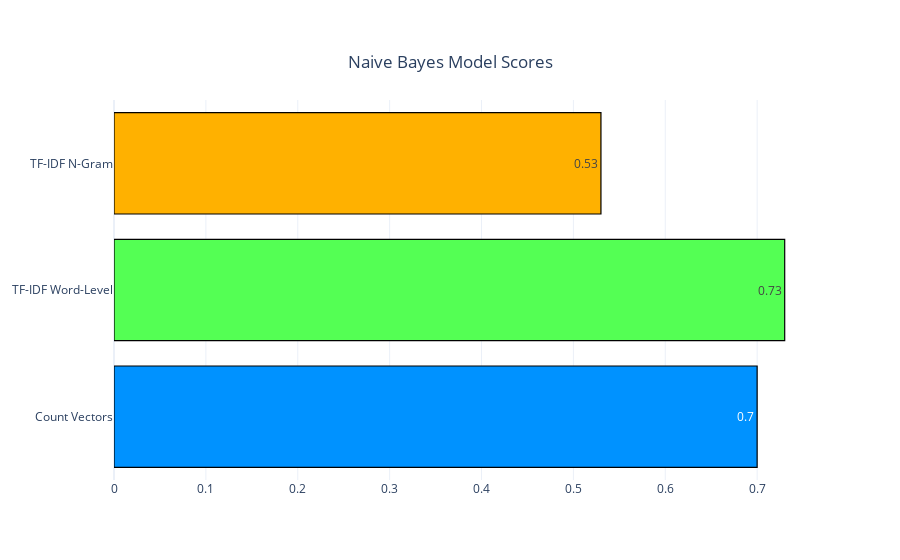

Notebook code cell kept with this figure:
### Code cell
%%time
def score(method_list):
    scores = []
    for method in method_list:
        NB_classifier = MultinomialNB()
        NB_model = MultinomialNB().fit(X_count, y)
        scores.append(cross_val_score(NB_model, method, y, cv=5, n_jobs=-1).mean())
        
    scores_df = pd.DataFrame({"Methods": ["Count Vectors", "TF-IDF Word-Level", "TF-IDF N-Gram"],
                             "Scores": scores})
    
    trace1 = go.Bar(
                    y = scores_df["Methods"],
                    x = scores_df["Scores"],
                    name = "Accuracy Plot",
                    text=[round(i,5) for i in scores_df['Scores']],
                    marker = dict(color = ['#0092FF','#54FF54','#FFB100'],
                                 line=dict(color='rgb(0,0,0)',width=1.2)),
        orientation='h', textposition = 'inside'
    )
    data = [trace1]
    layout = go.Layout(barmode = "group", 
                       title={'text': "Naive Bayes Model Scores" ,
                                 'y':0.9,
                                 'x':0.5,
                                 'xanchor': 'center',
                                 'yanchor': 'top'},
                          template='plotly_white')
    fig = go.Figure(data = data, layout = layout)
    pio.show(fig)
    
method_list = [X_count, X_tf_idf_word, X_tf_idf_ngram]
score(method_list)

### Figure 1 — Plotly figure (JSON) as saved in the notebook; plotly's stock layout.template omitted (floating-point values rounded to 4 significant figures)
{"data": [{"marker": {"color": ["#0092FF", "#54FF54", "#FFB100"], "line": {"color": "rgb(0, 0, 0)", "width": 1.2}}, "name": "Accuracy Plot", "orientation": "h", "text": ["0.7", "0.73", "0.53"], "textposition": "inside", "type": "bar", "x": [0.7, 0.73, 0.53], "y": ["Count Vectors", "TF-IDF Word-Level", "TF-IDF N-Gram"]}], "layout": {"autosize": true, "barmode": "group", "title": {"text": "Naive Bayes Model Scores", "x": 0.5, "xanchor": "center", "y": 0.9, "yanchor": "top"}, "xaxis": {"autorange": true, "range": [0, 0.7684], "type": "linear"}, "yaxis": {"autorange": true, "range": [-0.5, 2.5], "type": "category"}}}
